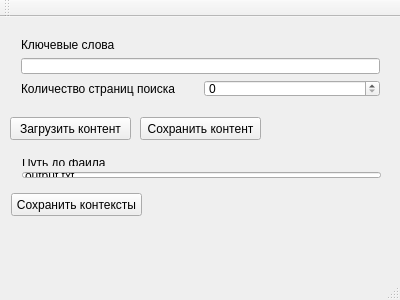
<?xml version="1.0" encoding="UTF-8"?>
<ui version="4.0">
 <class>MainWindow</class>
 <widget class="QMainWindow" name="MainWindow">
  <property name="geometry">
   <rect>
    <x>0</x>
    <y>0</y>
    <width>400</width>
    <height>300</height>
   </rect>
  </property>
  <property name="windowTitle">
   <string>MainWindow</string>
  </property>
  <widget class="QWidget" name="centralWidget">
   <widget class="QPushButton" name="loadButton">
    <property name="geometry">
     <rect>
      <x>10</x>
      <y>100</y>
      <width>121</width>
      <height>23</height>
     </rect>
    </property>
    <property name="text">
     <string>Загрузить контент</string>
    </property>
   </widget>
   <widget class="QPushButton" name="saveButton">
    <property name="geometry">
     <rect>
      <x>11</x>
      <y>176</y>
      <width>131</width>
      <height>23</height>
     </rect>
    </property>
    <property name="text">
     <string>Сохранить контексты</string>
    </property>
   </widget>
   <widget class="QWidget" name="layoutWidget">
    <property name="geometry">
     <rect>
      <x>10</x>
      <y>10</y>
      <width>381</width>
      <height>81</height>
     </rect>
    </property>
    <layout class="QVBoxLayout" name="verticalLayout">
     <item>
      <widget class="QLabel" name="label_2">
       <property name="text">
        <string>Ключевые слова</string>
       </property>
      </widget>
     </item>
     <item>
      <widget class="QLineEdit" name="keywordsText"/>
     </item>
     <item>
      <layout class="QHBoxLayout" name="horizontalLayout">
       <item>
        <widget class="QLabel" name="label">
         <property name="text">
          <string>Количество страниц поиска</string>
         </property>
        </widget>
       </item>
       <item>
        <widget class="QSpinBox" name="numContextsBox"/>
       </item>
      </layout>
     </item>
    </layout>
   </widget>
   <widget class="QWidget" name="layoutWidget">
    <property name="geometry">
     <rect>
      <x>11</x>
      <y>131</y>
      <width>381</width>
      <height>41</height>
     </rect>
    </property>
    <layout class="QVBoxLayout" name="verticalLayout_2">
     <item>
      <widget class="QLabel" name="label_3">
       <property name="text">
        <string>Путь до файла</string>
       </property>
      </widget>
     </item>
     <item>
      <widget class="QLineEdit" name="filePath">
       <property name="text">
        <string>output.txt</string>
       </property>
      </widget>
     </item>
    </layout>
   </widget>
   <widget class="QPushButton" name="saveContentButton">
    <property name="geometry">
     <rect>
      <x>140</x>
      <y>100</y>
      <width>121</width>
      <height>23</height>
     </rect>
    </property>
    <property name="text">
     <string>Сохранить контент</string>
    </property>
   </widget>
  </widget>
  <widget class="QMenuBar" name="menuBar">
   <property name="geometry">
    <rect>
     <x>0</x>
     <y>0</y>
     <width>400</width>
     <height>21</height>
    </rect>
   </property>
  </widget>
  <widget class="QToolBar" name="mainToolBar">
   <attribute name="toolBarArea">
    <enum>TopToolBarArea</enum>
   </attribute>
   <attribute name="toolBarBreak">
    <bool>false</bool>
   </attribute>
  </widget>
  <widget class="QStatusBar" name="statusBar"/>
 </widget>
 <layoutdefault spacing="6" margin="11"/>
 <resources/>
 <connections/>
</ui>
